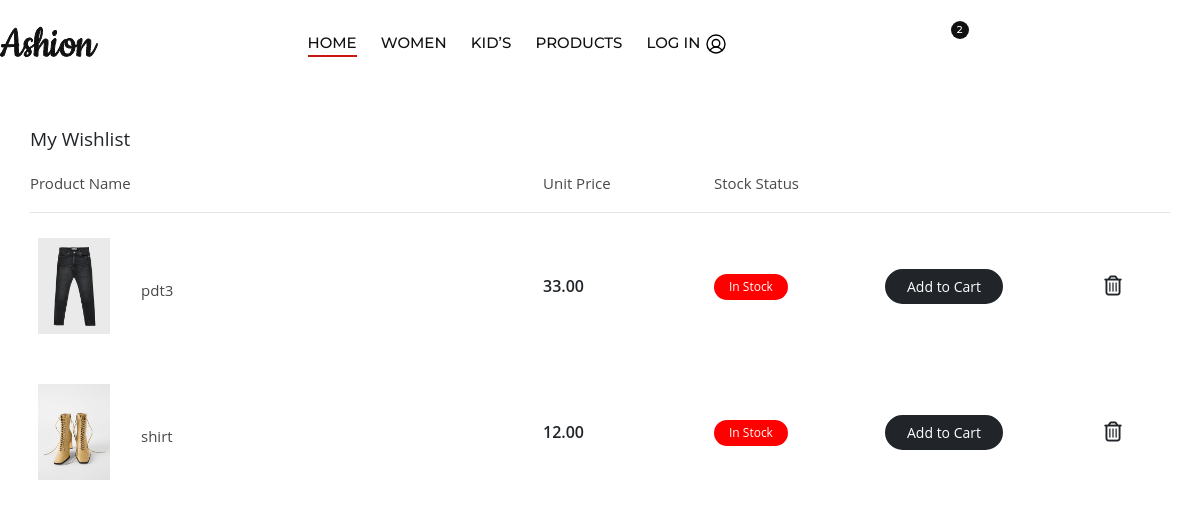
Screenshot of /wishlist/ (signed in) with the database file from the repository.
### products/models.py (models this page shows, shortened)
class Wishlist(models.Model):
    user = models.ForeignKey(User, on_delete=models.CASCADE)
    product = models.ForeignKey(Product, on_delete=models.CASCADE)
    quantity = models.PositiveIntegerField(default=1)
    class Meta:
        unique_together = ('user', 'product')  # Ensure each user can add a product to the wishlist only once

class Product(models.Model):
    LIVE=1
    DELETE=0
    DELETE_CHOICES=((LIVE,'Live'),(DELETE,'delete'))
    name=models.CharField(max_length=200)
    description=models.TextField()
    price = models.DecimalField(max_digits=10, decimal_places=2)
    stock = models.PositiveIntegerField()
    image_url = models.ImageField(upload_to='media')
    image_1 = models.ImageField(upload_to='media',default="null",null=True)
    image_2 = models.ImageField(upload_to='media',default="null",null=True)
    image_3 = models.ImageField(upload_to='media',default="null",null=True)
    category = models.ForeignKey(Category, related_name='products', on_delete=models.CASCADE)
    sub_category = models.ForeignKey(SubCategory, related_name='sub_products', on_delete=models.CASCADE,default=1)
    sizes = models.ManyToManyField(Size)  # Many-to-Many relationship for multiple sizes
    priority=models.IntegerField(default=0)
    deleted_status=models.IntegerField(choices=DELETE_CHOICES,default=LIVE)
    created_at=models.DateTimeField(auto_now_add=True)
    updated_at=models.DateTimeField(auto_now=True)
    objects = ProductManager()  # Attach the custom manager here

### products/views.py (the view)
# urls.py: path('wishlist/', views.wishlist, name='wishlist'),
@login_required
def wishlist(request):
    user = request.user
    wishlist_items = Wishlist.objects.filter(user=user)
    wishlist_count = Wishlist.objects.filter(user=user).count()
    if not wishlist_items.exists():
        return render(request, 'wishlist_empty.html')
    if wishlist_count == 0:
        return redirect('wishlist_empty')  # Redirect to empty wishlist page
    context = {
        'wishlist_items': wishlist_items
    }
    return render(request, 'wishlist.html', context)

### orders/context_processors.py (called while the page is built)
def cart_count(request):
    if request.user.is_authenticated:
        try:
            cart = Cart.objects.get(cart_user=request.user)
            cart_items = CartItem.objects.filter(cart=cart,is_active=True)
            return {'cart_count': cart_items.count()}
        except Cart.DoesNotExist:
            return {'cart_count': 0}  # Return 0 if no cart exists for the user
    else:
        return {'cart_count': 0}  # Return 0 for anonymous users or when the user is not logged in

### products/context_processors.py (called while the page is built)
def wishlist_count(request):
    if request.user.is_authenticated:
        wishlist_count = Wishlist.objects.filter(user=request.user).count()
    else:
        wishlist_count = 0
    return {'wishlist_count': wishlist_count}

### templates/wishlist.html (shortened to what this page needs)
{% load static %}
{% include "base.html" %}
<link href="//maxcdn.bootstrapcdn.com/bootstrap/4.1.1/css/bootstrap.min.css" rel="stylesheet">
<link rel="stylesheet" href="{% static 'css/style.css' %}" type="text/css">
<link rel="stylesheet" href="//cdnjs.cloudflare.com/ajax/libs/toastr.js/latest/toastr.min.css">
{% include "menu.html" %}
<div class="cart-wrap">
    <div class="container">
        <div class="row">
            <div class="col-md-12">
                <div class="main-heading mb-10">My Wishlist</div>
                <div class="table-wishlist">
                    <table cellpadding="0" cellspacing="0" border="0" width="100%">
                        <thead>
                            <tr>
                                <th width="45%">Product Name</th>
                                <th width="15%">Unit Price</th>
                                <th width="15%">Stock Status</th>
                                <th width="15%"></th>
                                <th width="10%"></th>
                            </tr>
                        </thead>
                        <tbody>
                            {% for item in wishlist_items %}
                            <tr>
                                <td width="45%">
                                    <div class="display-flex align-center">
                                        <div class="img-product">
                                            <img src="{{ item.product.image_url.url }}" alt="" class="mCS_img_loaded">
                                        </div>
                                        <div class="name-product">{{ item.product.name }}</div>
                                    </div>
                                </td>
                                <td width="15%" class="price">{{ item.product.price }}</td>
                                <td width="15%">
                                    <span class="in-stock-box">In Stock</span>
                                </td>
                                <td width="15%">
                                    <button class="round-black-btn small-btn add-to-cart-btn" data-product-id="{{ item.product.id }}">Add to Cart</button>
                                </td>
                                <td width="10%" class="text-center">
                                    <a href="#" class="trash-icon remove-from-wishlist-btn" data-product-id="{{ item.product.id }}">
                                        <i class="far fa-trash-alt"></i>
                                    </a>
                                </td>
                            </tr>
                            {% endfor %}
                        </tbody>
                    </table>
                </div>
            </div>
        </div>
    </div>
</div>

### static/css/style.css (style rules this page uses)
html, body { height: 100%; font-family: "Montserrat", sans-serif; -webkit-font-smoothing: antialiased; }
img { max-width: 100%; }
@media only screen and (min-width: 1200px) { .container { max-width: 1170px; } }
.cart-wrap { padding: 40px 0; font-family: 'Open Sans', sans-serif; }
.main-heading { font-size: 19px; margin-bottom: 20px; }
.table-wishlist table { width: 100%; }
.table-wishlist thead { border-bottom: 1px solid #e5e5e5; margin-bottom: 5px; }
.table-wishlist thead tr th { padding: 8px 0 18px; color: #484848; font-size: 15px; font-weight: 400; }
.table-wishlist tr td { padding: 25px 0; vertical-align: middle; }
.table-wishlist tr td .img-product { width: 72px; float: left; margin-left: 8px; margin-right: 31px; line-height: 63px; }
.table-wishlist tr td .img-product img { width: 100%; }
.table-wishlist tr td .name-product { font-size: 15px; color: #484848; padding-top: 8px; line-height: 24px; width: 50%; }
.table-wishlist tr td.price { font-weight: 600; }
.display-flex { display: flex; }
.align-center { align-items: center; }
.round-black-btn { border-radius: 25px; background: #212529; color: #fff; padding: 5px 20px; display: inline-block; border: solid 2px #212529; transition: all 0.5s ease-in-out 0s; cursor: pointer; font-size: 14px; }
.mb-10 { margin-bottom: 10px !important; }
.in-stock-box { background: #ff0000; font-size: 12px; text-align: center; border-radius: 25px; padding: 4px 15px; display: inline-block; color: #fff; }
.trash-icon { font-size: 20px; color: #212529; }

### rows the page displays
Wishlist: product.image_url (picture), product.name "pdt3", product.price "33.00"
Wishlist: product.image_url (picture), product.name "shirt", product.price "12.00"

### other values shown
{{ wishlist_count }} "2"
